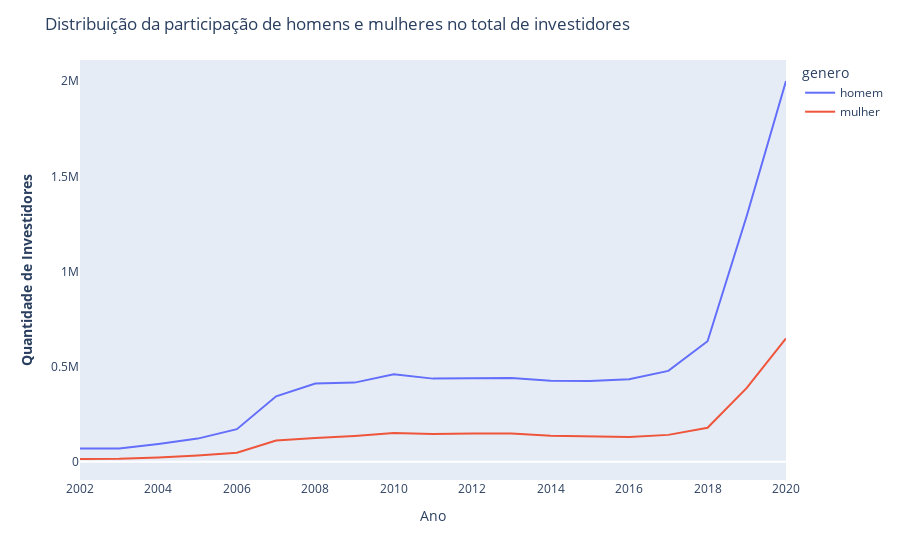

The cell this chart's notebook holds for it:
### Code cell
fig = px.line(perfil_investidores, x='ano', y='qtd',color='genero')
fig.update_layout(title_text="Distribuição da participação de homens e mulheres no total de investidores",
                    xaxis_showgrid=False, yaxis_showgrid=False)
fig.update_xaxes(title_text="Ano")
fig.update_yaxes(title_text="<b>Quantidade de Investidores</b>")


fig.show()

### Figure 1 — Plotly figure (JSON) as saved in the notebook; plotly's stock layout.template omitted (floating-point values rounded to 4 significant figures)
{"data": [{"hovertemplate": "genero=homem<br>ano=%{x}<br>qtd=%{y}<extra></extra>", "legendgroup": "homem", "line": {"color": "#636efa", "dash": "solid"}, "mode": "lines", "name": "homem", "orientation": "v", "showlegend": true, "type": "scatter", "x": [2002, 2003, 2004, 2005, 2006, 2007, 2008, 2009, 2010, 2011, 2012, 2013, 2014, 2015, 2016, 2017, 2018, 2019, 2020], "xaxis": "x", "y": [70219, 69753, 94434, 122220, 171717, 344171, 411098, 416302, 459644, 437287, 438601, 440727, 426322, 424682, 433759, 477887, 633899, 1292536, 2000810], "yaxis": "y"}, {"hovertemplate": "genero=mulher<br>ano=%{x}<br>qtd=%{y}<extra></extra>", "legendgroup": "mulher", "line": {"color": "#EF553B", "dash": "solid"}, "mode": "lines", "name": "mulher", "orientation": "v", "showlegend": true, "type": "scatter", "x": [2002, 2003, 2004, 2005, 2006, 2007, 2008, 2009, 2010, 2011, 2012, 2013, 2014, 2015, 2016, 2017, 2018, 2019, 2020], "xaxis": "x", "y": [15030, 15725, 22480, 32963, 47917, 112386, 125385, 136062, 151271, 145915, 148564, 148549, 137794, 132427, 130265, 141738, 179392, 388497, 648165], "yaxis": "y"}], "layout": {"legend": {"title": {"text": "genero"}, "tracegroupgap": 0}, "margin": {"t": 60}, "title": {"text": "Distribuição da participação de homens e mulheres no total de investidores"}, "xaxis": {"anchor": "y", "domain": [0, 1], "showgrid": false, "title": {"text": "Ano"}}, "yaxis": {"anchor": "x", "domain": [0, 1], "showgrid": false, "title": {"text": "<b>Quantidade de Investidores</b>"}}}}
